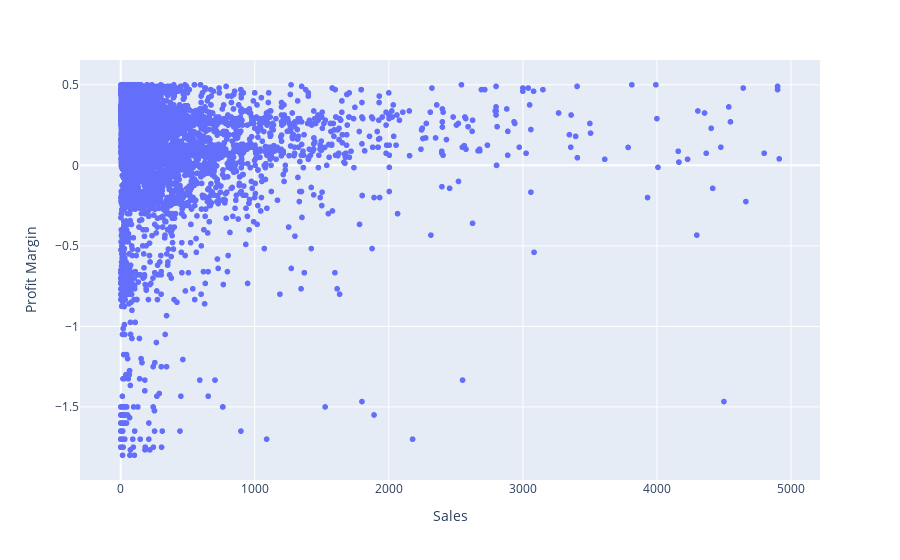

Source (notebook cell):
### Code cell
df[(df['Profit Margin']>-2) & (df["Sales"]<5000)].plot(kind='scatter',x='Sales',y='Profit Margin')

### Figure 1 — Plotly figure (JSON) as saved in the notebook; plotly's stock layout.template omitted (floating-point values rounded to 4 significant figures; data arrays with more than 128 entries replaced by an {"elided": "..."} marker saying what was removed)
{"data": [{"hovertemplate": "Sales=%{x}<br>Profit Margin=%{y}<extra></extra>", "legendgroup": "", "marker": {"color": "#636efa", "symbol": "circle"}, "mode": "markers", "name": "", "showlegend": false, "type": "scattergl", "x": {"elided": "9861 float values"}, "xaxis": "x", "y": {"elided": "9861 float values"}, "yaxis": "y"}], "layout": {"legend": {"tracegroupgap": 0}, "margin": {"t": 60}, "xaxis": {"anchor": "y", "domain": [0, 1], "title": {"text": "Sales"}}, "yaxis": {"anchor": "x", "domain": [0, 1], "title": {"text": "Profit Margin"}}}}
